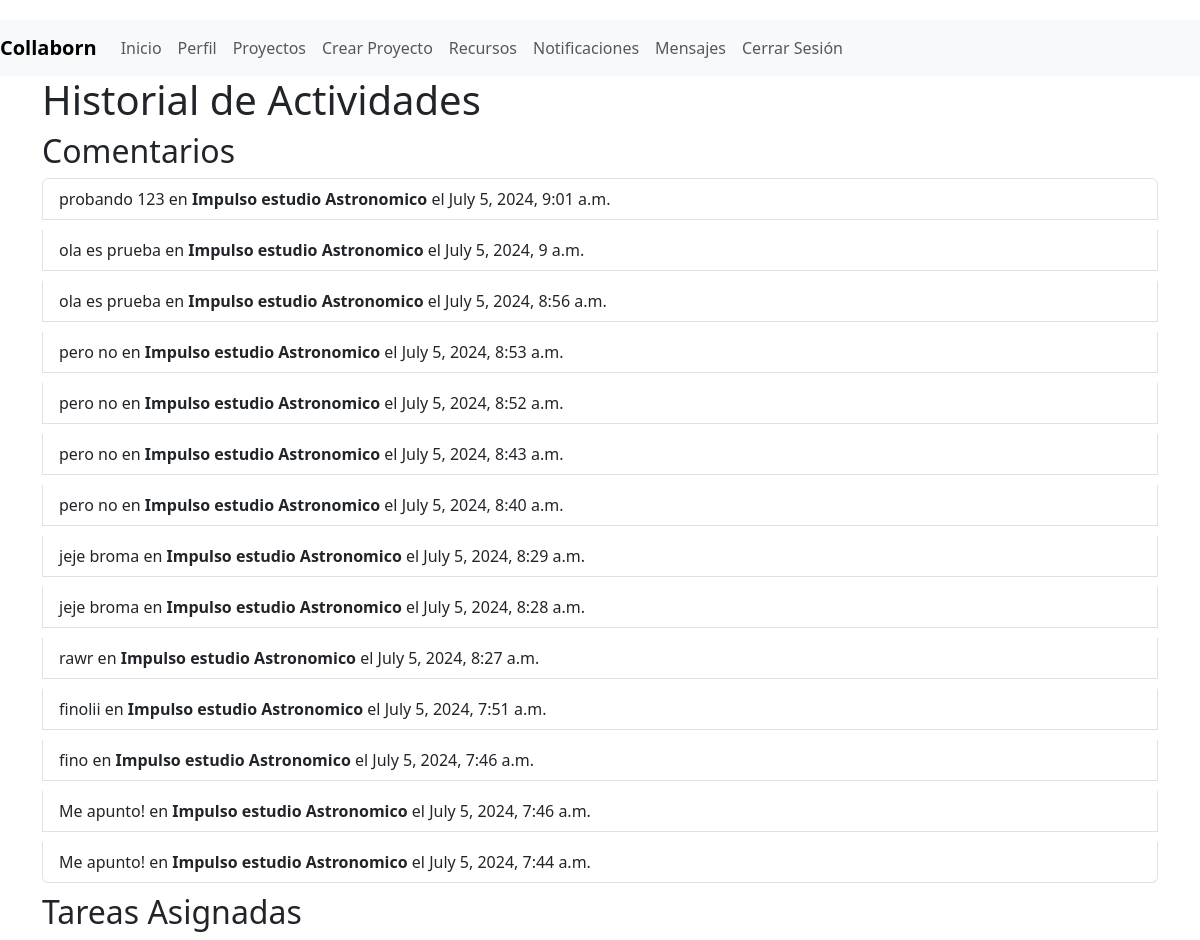
Before: /perfil/historial_actividades/ (signed in) with the older database file.
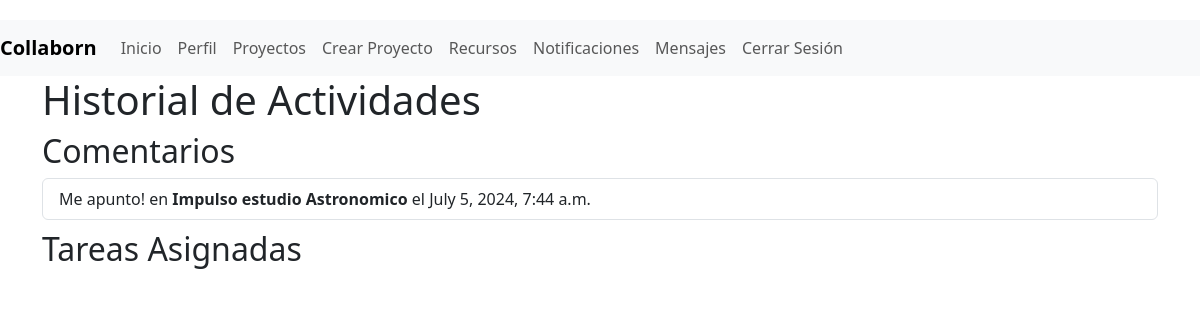
After: the same page with the newer database file.
### myapp/models.py (models this page shows, shortened)
class Comentario(models.Model):
    proyecto = models.ForeignKey(Proyecto, related_name='comentarios', on_delete=models.CASCADE)
    autor = models.ForeignKey(User, on_delete=models.CASCADE)
    texto = models.TextField()
    fecha_creacion = models.DateTimeField(auto_now_add=True)

class Proyecto(models.Model):
    nombre = models.CharField(max_length=200)
    descripcion = models.TextField()
    fecha_inicio = models.DateField()
    fecha_fin = models.DateField()
    creador = models.ForeignKey(User, related_name='proyectos_creados', on_delete=models.CASCADE)

### myapp/views.py (the view)
# urls.py: path('perfil/historial_actividades/', views.historial_actividades, name='historial_actividades'),
def historial_actividades(request):
    comentarios = Comentario.objects.filter(autor=request.user).order_by('-fecha_creacion')
    tareas_asignadas = Tarea.objects.filter(asignado_a=request.user).order_by('-fecha_creacion')
    return render(request, 'myapp/historial_actividades.html', {'comentarios': comentarios, 'tareas_asignadas': tareas_asignadas})

### myapp/templates/myapp/historial_actividades.html (shortened to what this page needs)
{% extends 'myapp/base.html' %}
{% block content %}
<h1>Historial de Actividades</h1>
<h2>Comentarios</h2>
<ul class="list-group">
    {% for comentario in comentarios %}
    <li class="list-group-item">
        {{ comentario.texto }} en <strong>{{ comentario.proyecto.nombre }}</strong> el {{ comentario.fecha_creacion }}
    </li>
    {% endfor %}
</ul>
<h2>Tareas Asignadas</h2>
{% endblock %}

### myapp/templates/myapp/base.html (shortened to what this page needs)
<!DOCTYPE html>
<html lang="en">
<head>
    {% load static %}
    <link rel="stylesheet" href="{% static 'css/bootstrap.min.css' %}">
    <link rel="stylesheet" href="{% static 'css/style.css' %}">
</head>
<body>
    {% if user.is_authenticated %}
    <header>
        <nav class="navbar navbar-expand-lg navbar-light bg-light">
            <a class="navbar-brand" href="{% url 'index' %}">Collaborn</a>
            <div class="collapse navbar-collapse" id="navbarNav">
                <ul class="navbar-nav">
                    <li class="nav-item"><a class="nav-link" href="{% url 'index' %}">Inicio</a></li>
                    <li class="nav-item"><a class="nav-link" href="{% url 'ver_perfil' %}">Perfil</a></li>
                    <li class="nav-item"><a class="nav-link" href="{% url 'proyecto_list' %}">Proyectos</a></li>
                    <li class="nav-item"><a class="nav-link" href="{% url 'crear_proyecto' %}">Crear Proyecto</a></li>
                    <li class="nav-item"><a class="nav-link" href="{% url 'listar_recursos' %}">Recursos</a></li>
                    <li class="nav-item"><a class="nav-link" href="{% url 'listar_notificaciones' %}">Notificaciones</a></li>
                    <li class="nav-item"><a class="nav-link" href="{% url 'listar_mensajes' %}">Mensajes</a></li>
                    <li class="nav-item">
                        <form method="post" action="{% url 'logout' %}">
                            <button type="submit" class="btn btn-link nav-link">Cerrar Sesión</button>
                        </form>
                    </li>
                </ul>
            </div>
        </nav>
    </header>
    {% endif %}
    <main class="container">
        {% block content %}{% endblock %}
    </main>
</body>
</html>

### myapp/static/css/style.css (style rules this page uses)
body { padding-top: 20px; }
.navbar-brand { font-weight: bold; }
.list-group-item { margin-bottom: 10px; }

Changed rows visible on the page:
removed Comentario: texto "probando 123", proyecto.nombre "Impulso estudio Astronomico", fecha_creacion "July 5, 2024, 9:01 a.m."
removed Comentario: texto "ola es prueba", proyecto.nombre "Impulso estudio Astronomico", fecha_creacion "July 5, 2024, 9 a.m."
removed Comentario: texto "ola es prueba", proyecto.nombre "Impulso estudio Astronomico", fecha_creacion "July 5, 2024, 8:56 a.m."
removed Comentario: texto "pero no", proyecto.nombre "Impulso estudio Astronomico", fecha_creacion "July 5, 2024, 8:53 a.m."
removed Comentario: texto "pero no", proyecto.nombre "Impulso estudio Astronomico", fecha_creacion "July 5, 2024, 8:52 a.m."
removed Comentario: texto "pero no", proyecto.nombre "Impulso estudio Astronomico", fecha_creacion "July 5, 2024, 8:43 a.m."
removed Comentario: texto "pero no", proyecto.nombre "Impulso estudio Astronomico", fecha_creacion "July 5, 2024, 8:40 a.m."
removed Comentario: texto "jeje broma", proyecto.nombre "Impulso estudio Astronomico", fecha_creacion "July 5, 2024, 8:29 a.m."
removed Comentario: texto "jeje broma", proyecto.nombre "Impulso estudio Astronomico", fecha_creacion "July 5, 2024, 8:28 a.m."
removed Comentario: texto "rawr", proyecto.nombre "Impulso estudio Astronomico", fecha_creacion "July 5, 2024, 8:27 a.m."
removed Comentario: texto "finolii", proyecto.nombre "Impulso estudio Astronomico", fecha_creacion "July 5, 2024, 7:51 a.m."
removed Comentario: texto "fino", proyecto.nombre "Impulso estudio Astronomico", fecha_creacion "July 5, 2024, 7:46 a.m."
removed Comentario: texto "Me apunto!", proyecto.nombre "Impulso estudio Astronomico", fecha_creacion "July 5, 2024, 7:46 a.m."
